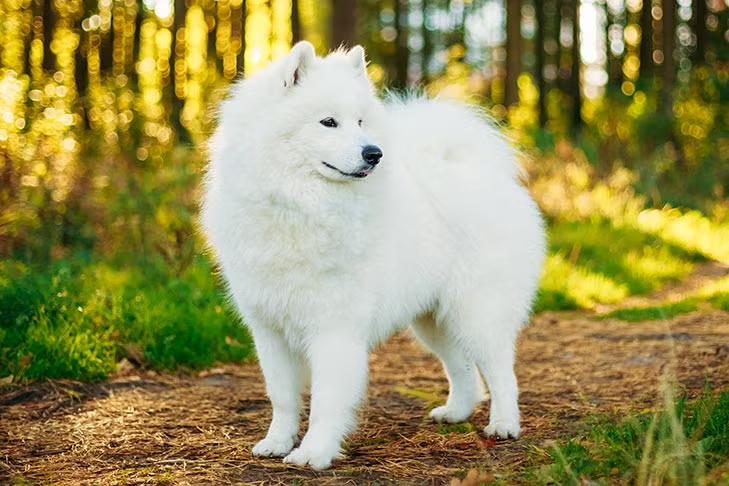
#> input picture sam.png, 729 x 486 px
$ python downsize_loss.py --img sam.png   (older library calls are emulated)
#> lines starting #> are read from the running program, lines starting #| are printed output that depends on the picture
import argparse
from skimage.metrics import structural_similarity as ssim
from skimage.metrics import normalized_mutual_information as nmi
import cv2 as cv
import matplotlib.pyplot as plt

def size_reducer(img, biggest_length):
    h, w = img.shape[:2]
    if max(h, w) > biggest_length:
        if h > w:
            new_h = biggest_length
            new_w = int(w * biggest_length / h)
        else:
            new_w = biggest_length
            new_h = int(h * biggest_length / w)
        img = cv.resize(img, (new_w, new_h))
    return img

def resized_imgs(img, smallest_length=50, increment=10):
#> called with smallest_length = 50, increment = 10
    h, w = img.shape[:2]
#> h = 486; w = 729
    max_dim = max(h, w)
#> max_dim = 729
    sizes = list(range(smallest_length, max_dim + 1, increment))
#> sizes = 68 values from 50 to 720
    resized_list = [size_reducer(img, size) for size in sizes]
#> in size_reducer (call 31), `new_h = int(h * biggest_length / w)`: new_h = 233
#> in size_reducer (call 31), `img = cv.resize(img, (new_w, new_h))`:
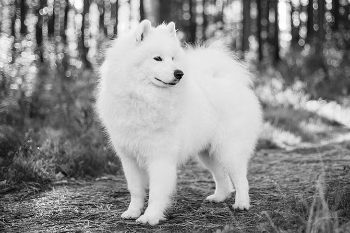
#> img: shape (233, 350); min 0, max 254, mean 140.2
#> in size_reducer (call 32), `new_h = int(h * biggest_length / w)`: new_h = 240
#> in size_reducer (call 32), `img = cv.resize(img, (new_w, new_h))`:
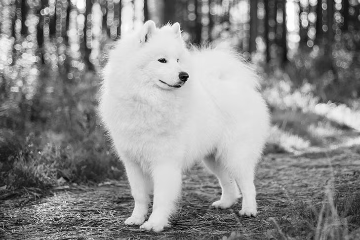
#> img: shape (240, 360); min 0, max 254, mean 140.2
#> in size_reducer (call 33), `new_h = int(h * biggest_length / w)`: new_h = 246
#> in size_reducer (call 33), `img = cv.resize(img, (new_w, new_h))`:
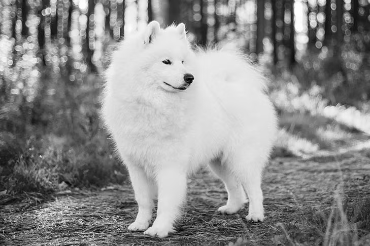
#> img: shape (246, 370); min 1, max 254, mean 140.2
#> in size_reducer (call 34), `new_h = int(h * biggest_length / w)`: new_h = 253
#> in size_reducer (call 34), `img = cv.resize(img, (new_w, new_h))`:
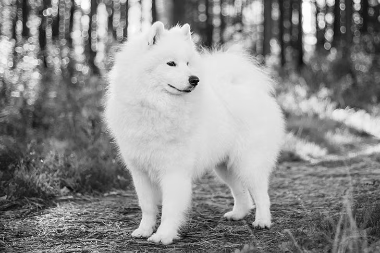
#> img: shape (253, 380); min 2, max 254, mean 140.2
#> in size_reducer (call 35), `new_h = int(h * biggest_length / w)`: new_h = 260
#> in size_reducer (call 35), `img = cv.resize(img, (new_w, new_h))`:
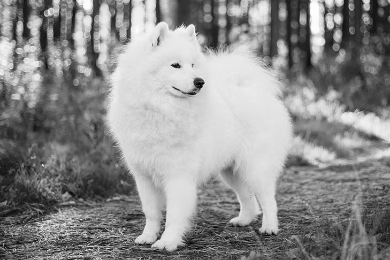
#> img: shape (260, 390); min 3, max 254, mean 140.1
#> in size_reducer (call 39), `new_h = int(h * biggest_length / w)`: new_h = 286
#> in size_reducer (call 39), `img = cv.resize(img, (new_w, new_h))`:
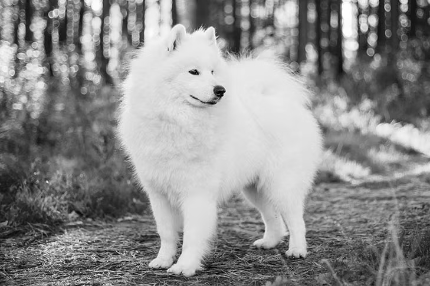
#> img: shape (286, 430); min 1, max 254, mean 140.2
#> resized_list = 68 items
    reresized_list = [cv.resize(rimg, (w, h)) for rimg in resized_list]
#> reresized_list = 68 items
    return reresized_list, sizes

def main(args):
    if args.grayscale:
        img = cv.imread(args.img, cv.IMREAD_GRAYSCALE)
    else:
        img = cv.imread(args.img, cv.IMREAD_GRAYSCALE)

    # resized = size_reducer(img, args.downsize)
    # reresized = cv.resize(resized, (img.shape[1], img.shape[0]))

    # ssim_loss = ssim(img, reresized, multichannel=not args.grayscale)

    reresized_list, sizes = resized_imgs(img, smallest_length=50, increment=10)
#> reresized_list = 68 items; sizes = 68 values from 50 to 720
    ssim_losses = [ssim(img, rimg, multichannel=not args.grayscale) for rimg in reresized_list]
#> ssim_losses = 68 values, max 0.976 at index 66, min 0.514 at index 0, mean 0.875
    nmi_losses = [nmi(img, rimg) for rimg in reresized_list]
#> nmi_losses = 68 values from 1.13 to 1.46

    plt.figure(figsize=(10,5))
    plt.plot(sizes, ssim_losses, marker='o', label='SSIM')
    plt.plot(sizes, nmi_losses, marker='s', label='NMI')
    plt.title("Image Similarity Metrics vs Downsize Dimension")
    plt.xlabel("Downsize Dimension (pixels)")
    plt.ylabel("Metric Value")
    plt.legend()
    plt.grid()

    # [10 lines of commented-out code are left out]

    plt.savefig("downsize_loss.png")
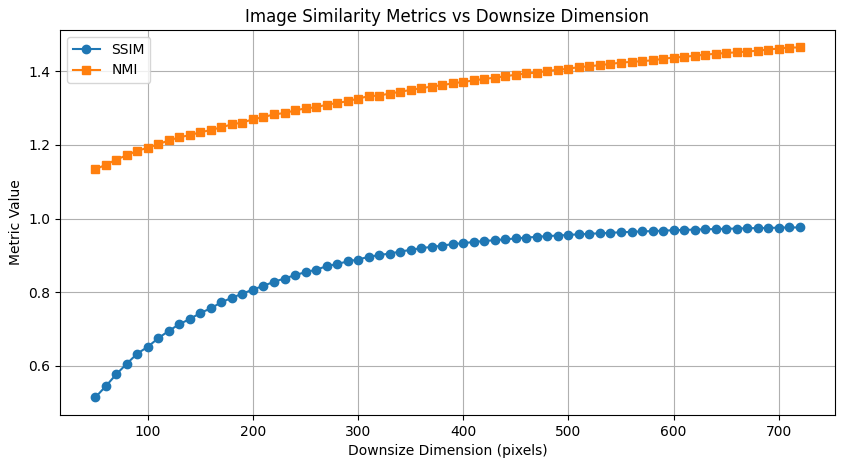
#> figure drawn by matplotlib, 1 panel; curve peaks at x = 710, y = 0.976; curve peaks at x = 720, y = 1.46
    plt.show()


if __name__ == "__main__":
    parser = argparse.ArgumentParser()
    parser.add_argument("--img", type=str, required=True, help="Input file path")
    parser.add_argument("--downsize", type=int, default=50, help="Largest pixel dimension after downsize")
    parser.add_argument("--grayscale", action='store_true', default=True, help="Convert image to grayscale")

    args = parser.parse_args()
    main(args)
